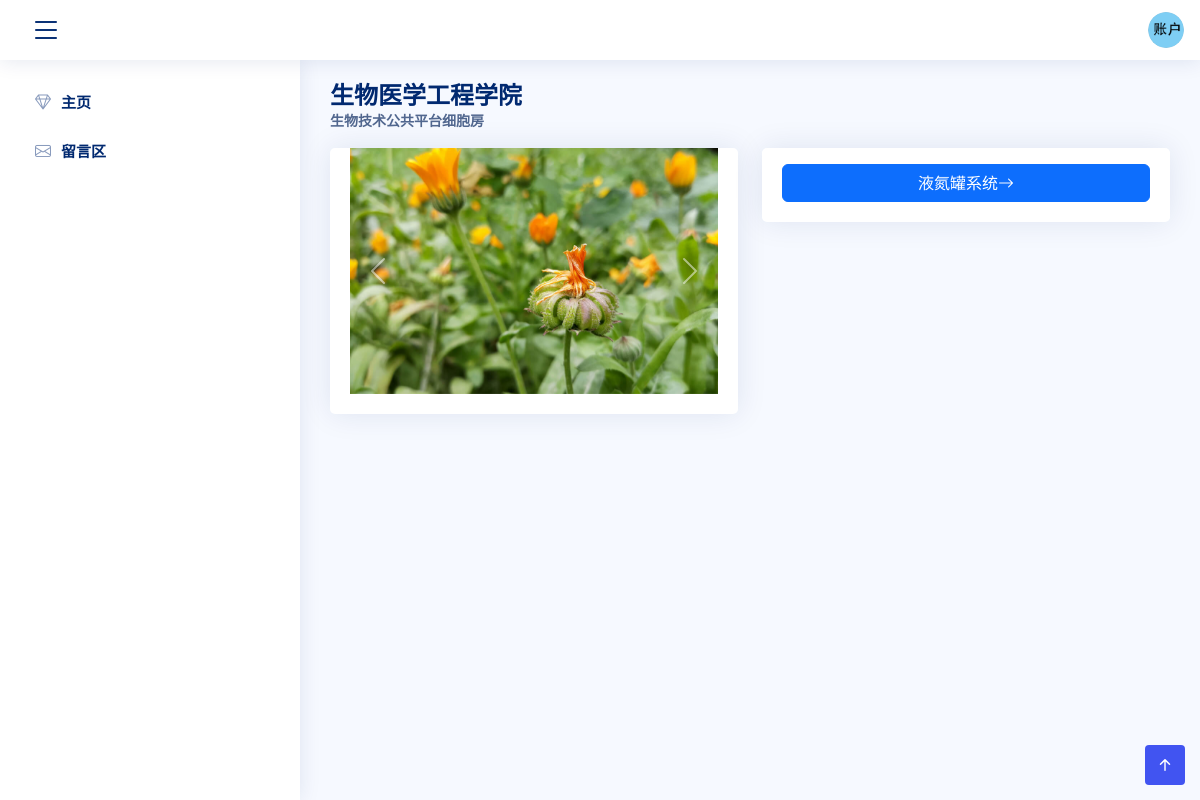
Page / (signed in) on the earlier database version.
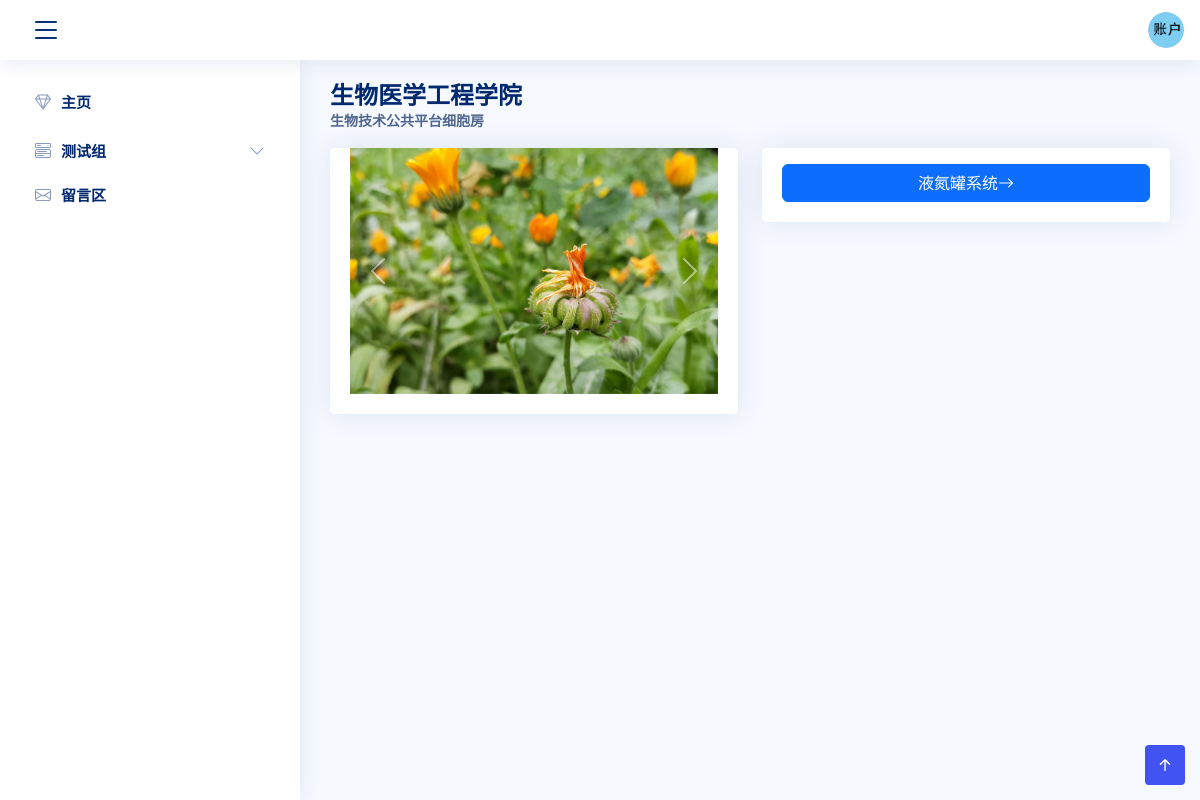
Same page on the later database version.
### MainApp/models.py (models this page shows, shortened)
class UnitGroup(models.Model):
    name = models.CharField('名称', max_length=128)
    class Meta:
        verbose_name = '单元组'
        verbose_name_plural = verbose_name

### MainApp/views.py (the view)
# urls.py: path('', views.index, name='index'),
def index(request):
    unit_groups = UnitGroup.objects.all()
    groups = []
    for group in unit_groups:
        groups.append({
            'group': group,
            'units': Unit.objects.filter(group=group)
        })
    if request.session.get('is_login', None) is not True:
        return redirect('MainApp:login')
    name = request.session.get('user_name')
    return render(request, 'index.html', locals())

### MainApp/templates/index.html (shortened to what this page needs)
{% load static %}
<!DOCTYPE html>
<html lang="en">
<head>
    <link href="https://cdn.bootcdn.net/ajax/libs/twitter-bootstrap/5.2.0/css/bootstrap.min.css" rel="stylesheet">
    <link href="{% static 'vendor/bootstrap-icons/bootstrap-icons.css' %}" rel="stylesheet">
    <link href="{% static 'css/style.css' %}" rel="stylesheet">
</head>
<body>
{% include 'base.html' %}
<main id="main" class="main">
    <div class="pagetitle">
        <h1>生物医学工程学院</h1>
        <nav>
            <ol class="breadcrumb">
                <li class="breadcrumb-item active">生物技术公共平台细胞房</li>
            </ol>
        </nav>
    </div>
    <section class="section">
        <div class="row">
            <div class="col-lg-6">
                <div class="card">
                    <div class="card-body">
                        <div id="carouselExampleControls" class="carousel slide" data-bs-ride="carousel">
                            <div class="carousel-inner">
                                <div class="carousel-item active">
                                    <img src="{% static 'img/slides-2.jpg' %}" class="d-block w-100" alt="...">
                                </div>
                            </div>
                            <button class="carousel-control-prev" type="button"
                                    data-bs-target="#carouselExampleControls" data-bs-slide="prev">
                                <span class="carousel-control-prev-icon" aria-hidden="true"></span>
                            </button>
                            <button class="carousel-control-next" type="button"
                                    data-bs-target="#carouselExampleControls" data-bs-slide="next">
                                <span class="carousel-control-next-icon" aria-hidden="true"></span>
                            </button>
                        </div>
                    </div>
                </div>
            </div>
            <div class="col-lg-6">
                <a href="{% url 'MainApp:ln_index' %}">
                    <div class="card">
                        <div class="card-body">
                            <div class="d-grid gap-2 mt-3">
                                <button class="btn btn-primary" type="button">
                                    液氮罐系统<i class="bi bi-arrow-right"></i>
                                </button>
                            </div>
                        </div>
                    </div>
                </a>
            </div>
        </div>
    </section>
</main>
{% include 'footer.html' %}
</body>
</html>

### MainApp/templates/base.html (shortened to what this page needs)
{% load static %}
<!DOCTYPE html>
<html lang="zh">
<header class="header fixed-top d-flex align-items-center">
    <div class="d-flex align-items-center justify-content-between">
        <i class="bi bi-list toggle-sidebar-btn"></i>
    </div>
    <nav class="header-nav ms-auto">
        <ul class="d-flex align-items-center">
            <li class="nav-item dropdown pe-3">
                <a class="nav-link nav-profile d-flex align-items-center pe-0" href="#" data-bs-toggle="dropdown"
                   aria-expanded="false">
                    <img src="{% static 'img/account.png' %}" alt="Profile" class="rounded-circle">
                </a>
            </li>
        </ul>
    </nav>
</header>
<aside class="sidebar" id="sidebar">
    <ul class="sidebar-nav" id="sidebar-nav">
        <li class="nav-item">
            <a class="nav-link collapsed" href="{% url 'MainApp:index' %}">
                <i class="bi bi-gem"></i>
                <span>主页</span>
            </a>
        </li>
        {% for item in groups %}
            <a class="nav-link collapsed" data-bs-target="#model{{ item.group.id }}" data-bs-toggle="collapse" href="#">
                <i class="bi bi-menu-button-wide"></i><span>{{ item.group.name }}</span><i
                    class="bi bi-chevron-down ms-auto"></i>
            </a>
        {% endfor %}
        <li class="nav-item">
            <a class="nav-link collapsed" href="{% url 'MainApp:comments' %}">
                <i class="bi bi-envelope"></i>
                <span>留言区</span>
            </a>
        </li>
    </ul>
</aside>
</html>

Differences in the rows shown:
added UnitGroup: group.name "测试组"
